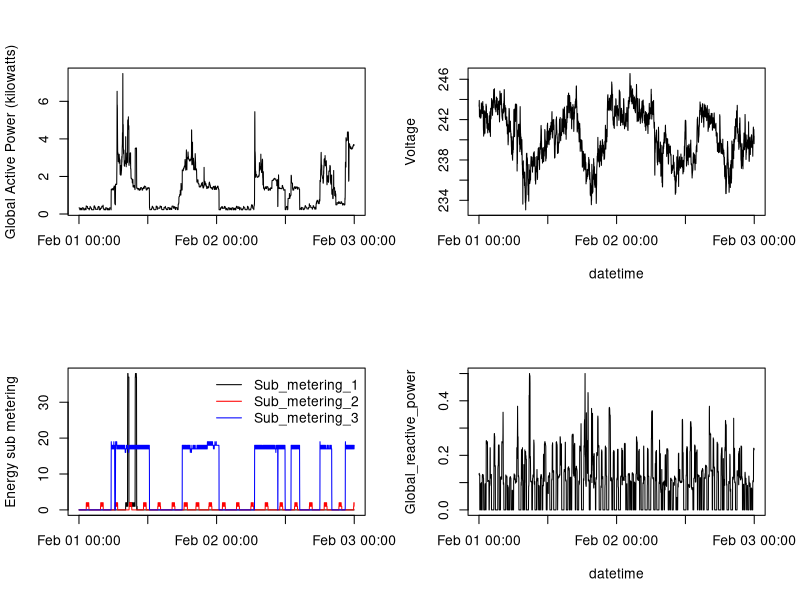

Write the R code that produced this figure.
xdata  <- read.table("xdata.txt",sep=",",header=TRUE)

png(filename="plot4.png",width=480,height=480,units="px",bg="transparent")

par(mfrow=c(2,2))



Global_active_power <- as.numeric(as.character(xdata$Global_active_power))
with(xdata,plot(as.POSIXlt(time_type),as.numeric(as.character(Global_active_power)),"l",xlab="",ylab="Global Active Power (kilowatts)"))

with(xdata,plot(as.POSIXlt(time_type),as.numeric(as.character(xdata$Voltage)),"l",col="black",ylab="",xlab=""))
title(main=NULL,sub=NULL,xlab="datetime",ylab="Voltage")

with(xdata,plot(as.POSIXlt(time_type),as.numeric(as.character(xdata$Sub_metering_1)),"l",col="black",ylab="",xlab=""))
with(xdata,lines(as.POSIXlt(time_type),as.numeric(as.character(xdata$Sub_metering_2)),col="red"))
with(xdata,lines(as.POSIXlt(time_type),as.numeric(as.character(xdata$Sub_metering_3)),col="blue"))
title(main=NULL,sub=NULL,xlab=NULL,ylab="Energy sub metering")
legend("topright",bty="n",lty=1,col=c("black","red","blue"),legend=c("Sub_metering_1","Sub_metering_2","Sub_metering_3"))


with(xdata,plot(as.POSIXlt(time_type),as.numeric(as.character(xdata$Global_reactive_power)),"l",col="black",ylab="",xlab=""))
title(main=NULL,sub=NULL,xlab="datetime",ylab="Global_reactive_power")

dev.off()